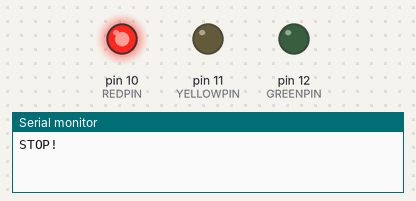
A program run on a simulated Arduino Mega 2560, built with avr-gcc and run on an emulated ATmega2560. On the bench: output pins drawn as LEDs (lit = HIGH), the last lines printed to the serial monitor.

Above: at 2.5 s.
At 6.0 s:
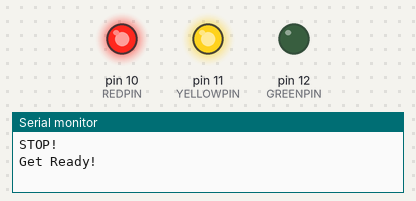
At 9.5 s:
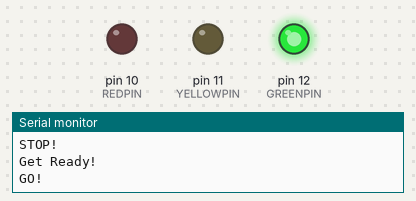
At 13.0 s:
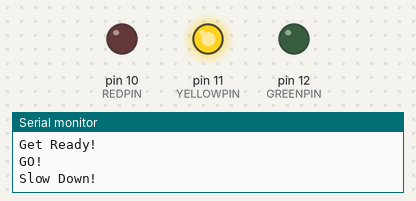
Timing chart, 0 to 18.2 s (numbered marks = the images above):
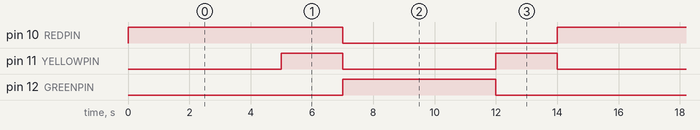

The program:

main.cpp
```cpp
//Oliver Olsen s205443
//Nils Wulff   s223968


//2a:
//The modulus (%) operator outputs what is left over when the left side is cleanly divided by the number on the right.
//This means that 42 % 5 is 2, since 40 can be cleanly divided by 5 and 42 - 40 = 2
//2b:

#include <Arduino.h>
// Static variables that NEVER changes
#define REDPIN 10
#define YELLOWPIN 11
#define GREENPIN 12

// function declarations:
void redToGreen();
void greenToRed();

void setup() {
  Serial.begin(9600); //Begins serial communication

  //Defines pinmodes
  pinMode(REDPIN, OUTPUT);
  pinMode(YELLOWPIN, OUTPUT);
  pinMode(GREENPIN, OUTPUT);


  //Turns the red light on, and the others off
  digitalWrite(REDPIN, HIGH);
  digitalWrite(YELLOWPIN, LOW);
  digitalWrite(GREENPIN, LOW);
  Serial.println("STOP!");
}


void loop() {
  delay(5000); //Light is red for five seconds
  redToGreen(); //Turns the red light green
  delay(5000); //Light is green for five seconds
  greenToRed(); //Turns the green light red
}


// Transistions the traffic light from red to green, by using various delays
void redToGreen() {
  // Red light is already set at the end of greenToRed()
    digitalWrite(YELLOWPIN, HIGH); //Turns on the yellow light
    Serial.println("Get Ready!"); //Outputs text
    delay(2000); //Waits for 2 seconds before turning the light green

    digitalWrite(REDPIN, LOW); //Turns off the red light
    digitalWrite(YELLOWPIN, LOW); //Turns off the yellow light
    digitalWrite(GREENPIN, HIGH); //Turns on the green light
    Serial.println("GO!"); //Outputs text
}

// Transistions the traffic light from green to red, by using various delays
void greenToRed(){
    // Sets the green to low imidiately, since green has already been lit for a duration.
    digitalWrite(GREENPIN, LOW); //Turns off the green light
    digitalWrite(YELLOWPIN, HIGH); //Turns on the yellow light
    Serial.println("Slow Down!"); //Outputs text
    delay(2000); //Waits for 2 seconds before turning the light red

    digitalWrite(YELLOWPIN, LOW); //Turns off the yellow light
    digitalWrite(REDPIN, HIGH); //Turns on the red light
    Serial.println("STOP!"); //Outputs text
}

//For 2c and 2d check binary counter code
```

Measured:
- by itself, pin 10 (REDPIN): alternates HIGH for 7.0 s and LOW for 7.0 s
- by itself, pin 11 (YELLOWPIN): alternates HIGH for 2.0 s and LOW for 5.0 s
- by itself, pin 12 (GREENPIN): alternates HIGH for 5.0 s and LOW for 9.0 s
